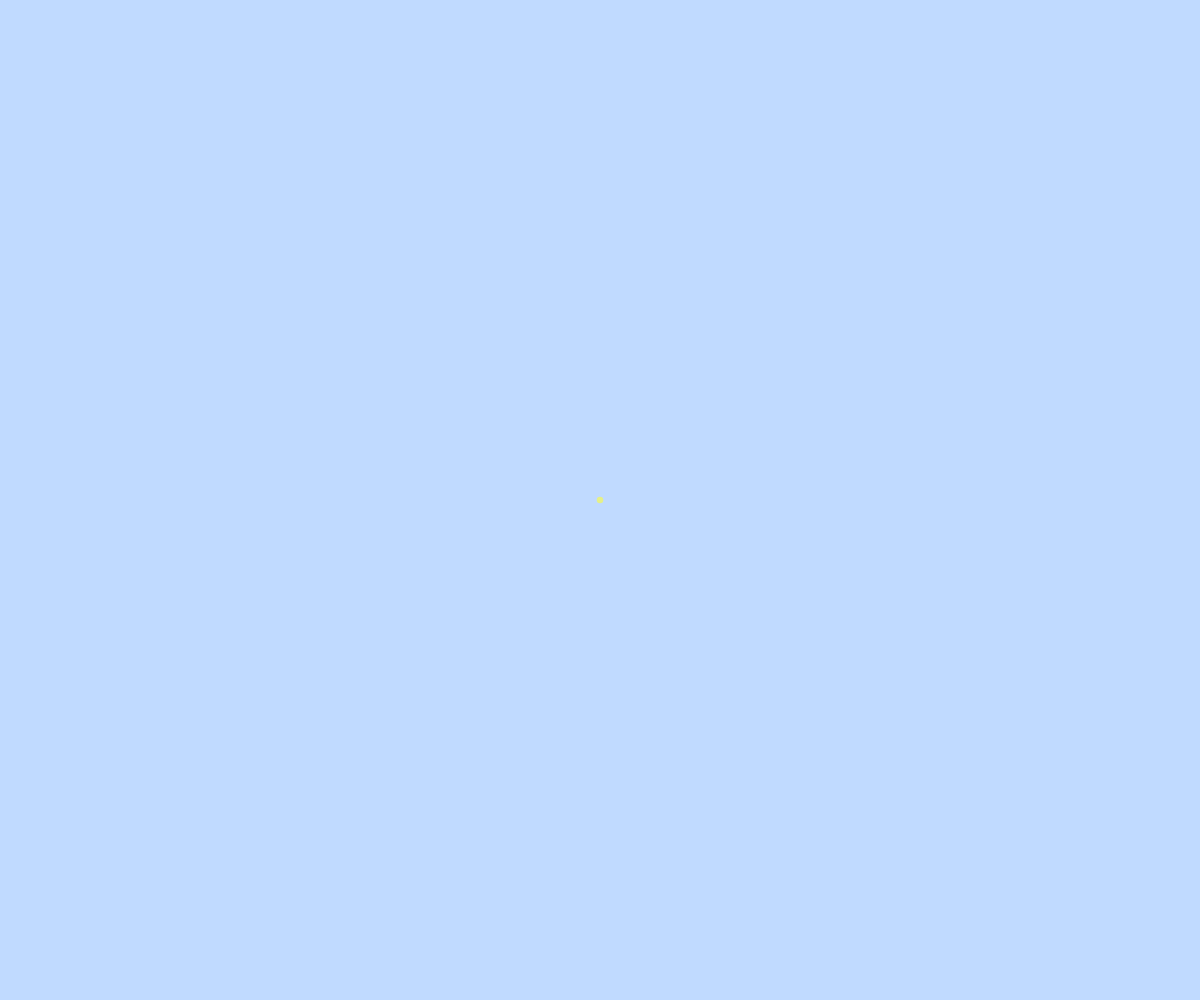
Frame 1 (no input)
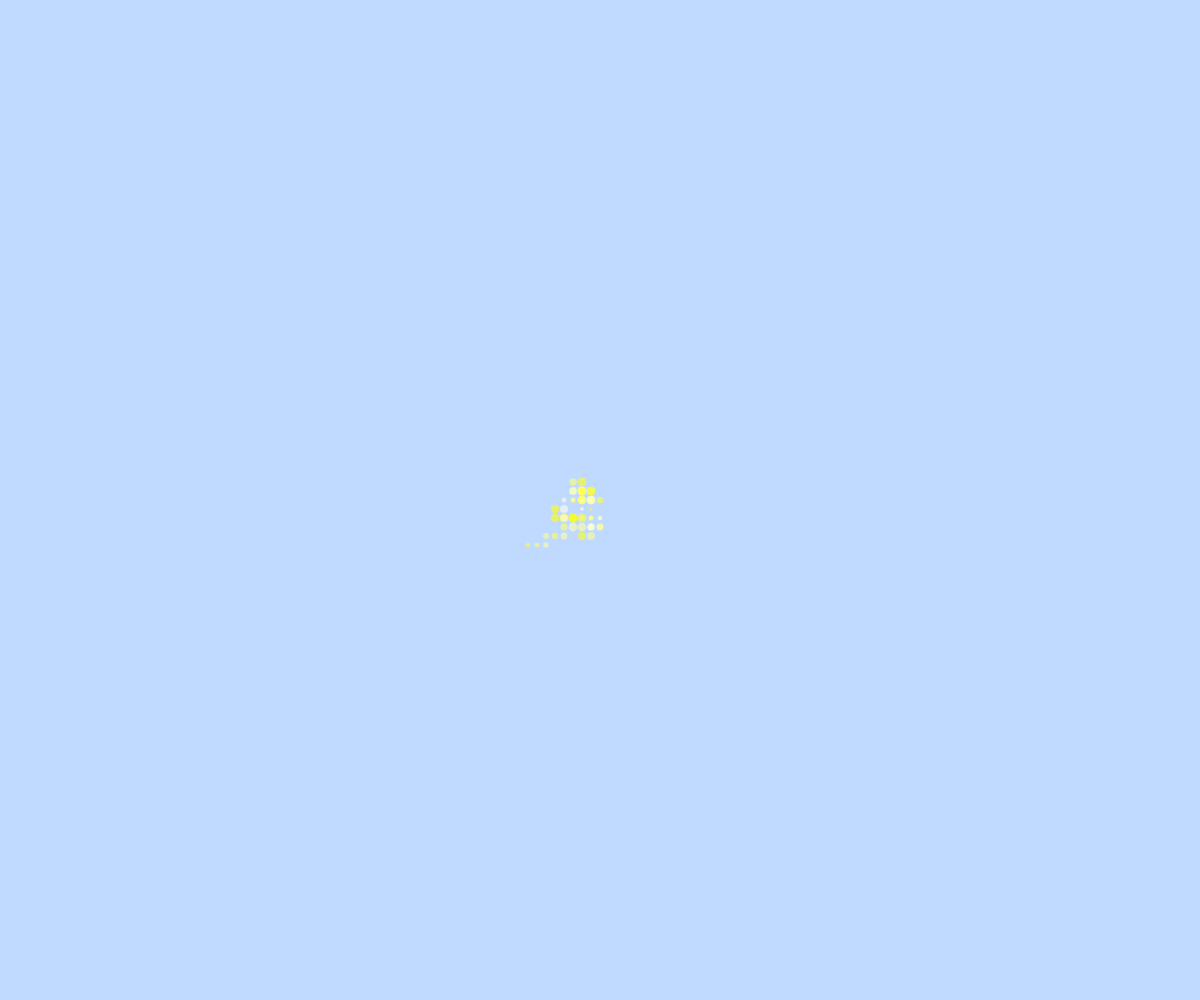
Frame 60 (no input)
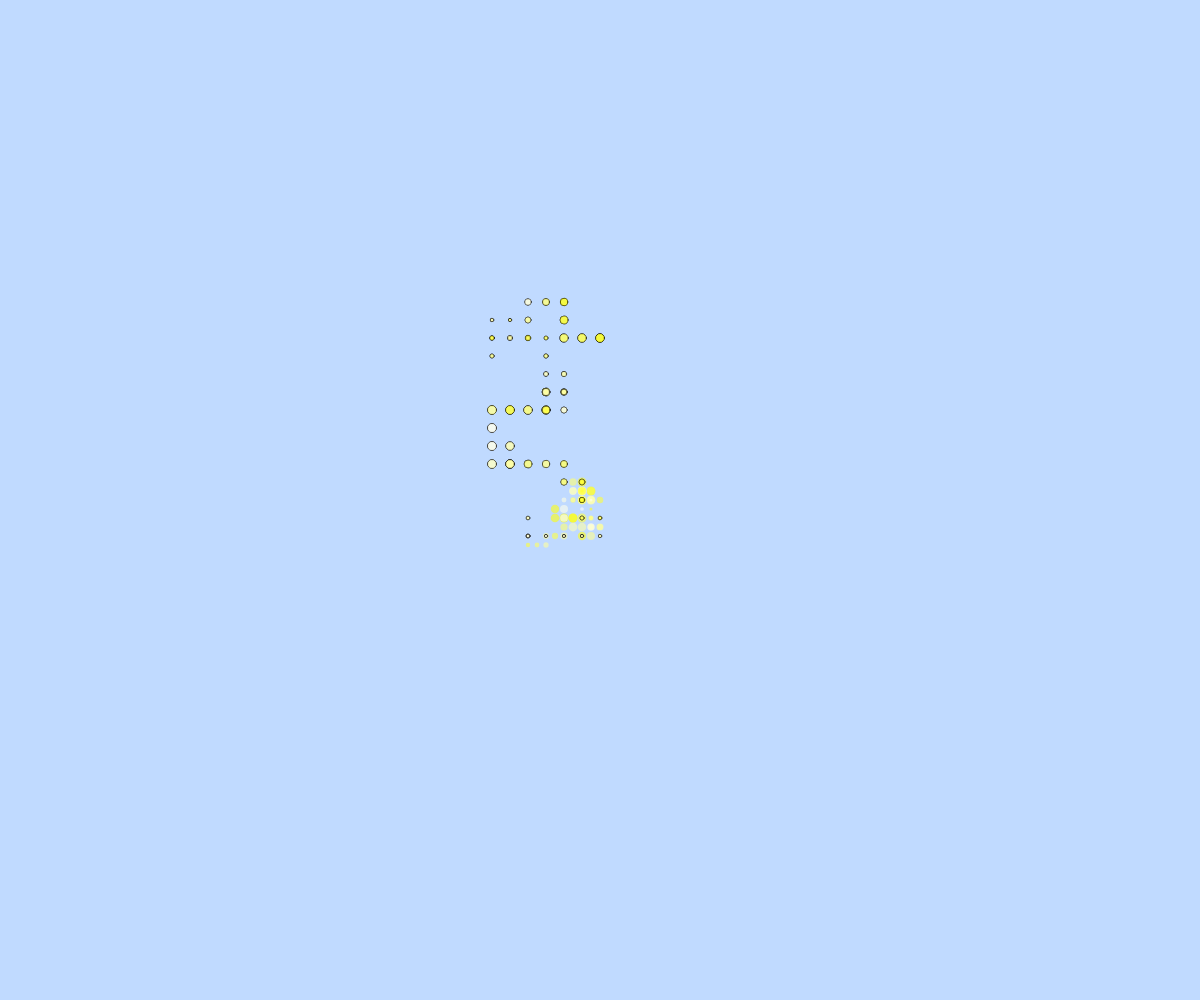
Frame 120 (the mouse pressed at the canvas centre since frame 60)

The p5.js sketch that drew these frames (run headless with seeded random() and noise() and a simulated clock; from frame 60 on, the mouse is pressed at the canvas centre):

// p5.js sketch
// ── sketch.js
// -
// variazione10Print 0.4 by Pietro [10Print, commodore64]
// 2020 © Pietro, Daniele @Fupete and the course DSII2020 at DESIGN.unirsm 
// github.com/dsii-2020-unirsm — github.com/peterbaru
// Educational purposes, MIT License, 2020, San Marino
// —
// Credits/Thanks to: 
// 10 PRINT CHR$(205.5+RND(1)); : GOTO 10 book for https://10print.org/
// 
// —
// Help:
// [mouse_pressed] le sfere sono cerchiate di nero e più distanziate
//
// —

//variazione 10PRINT che permette di selezionare in maniera random
//quattro direzioni possibili in cui la funzione draw può disegnare
//quando viene tenuto premuto il mouse le sfere vengono disegnate con
//una distanza maggiore e con il bordo di colore nero

//variabile che definisce l'intero codice
let dim = 6
let dimspost

function setup() {
  createCanvas(windowWidth, windowHeight)
  background(192, 218, 255)

  //la funzione inizia a disegnare dal centro della canvas
  x = width / 2
  y = height / 2
}

function draw() {

  //se il mouse viene premuto
  if (mouseIsPressed) {
    dimspost = dim * 3
    strokeWeight(1)
    stroke(0)
    circle(x, y, dim + (sin(frameCount / dim) * dim / 2))
  } else {
    dimspost = dim * (3 / 2)
  }

  let num = int(random(4))
  col = int(random(255))

  noStroke()
  fill(255, 255, col, 150)
  circle(x, y, dim + (sin(frameCount / dim) * dim / 2))

  //definizione direzione
  if (num == 0) {
    x += dimspost
  } else if (num == 1) {
    y += dimspost
  } else if (num == 2) {
    x -= dimspost
  } else if (num == 3) {
    y -= dimspost
  }

  //se le sfere vengono disegnate fuori dalla canvas, questa
  //si riaggiorna
  if (x <= dimspost || x >= width - dimspost || y <= dimspost || y >= height - dimspost) {
    background(192, 218, 255)
    x = width / 2
    y = height / 2
  }
}

function windowResized() {
  background(192, 218, 255)
}
